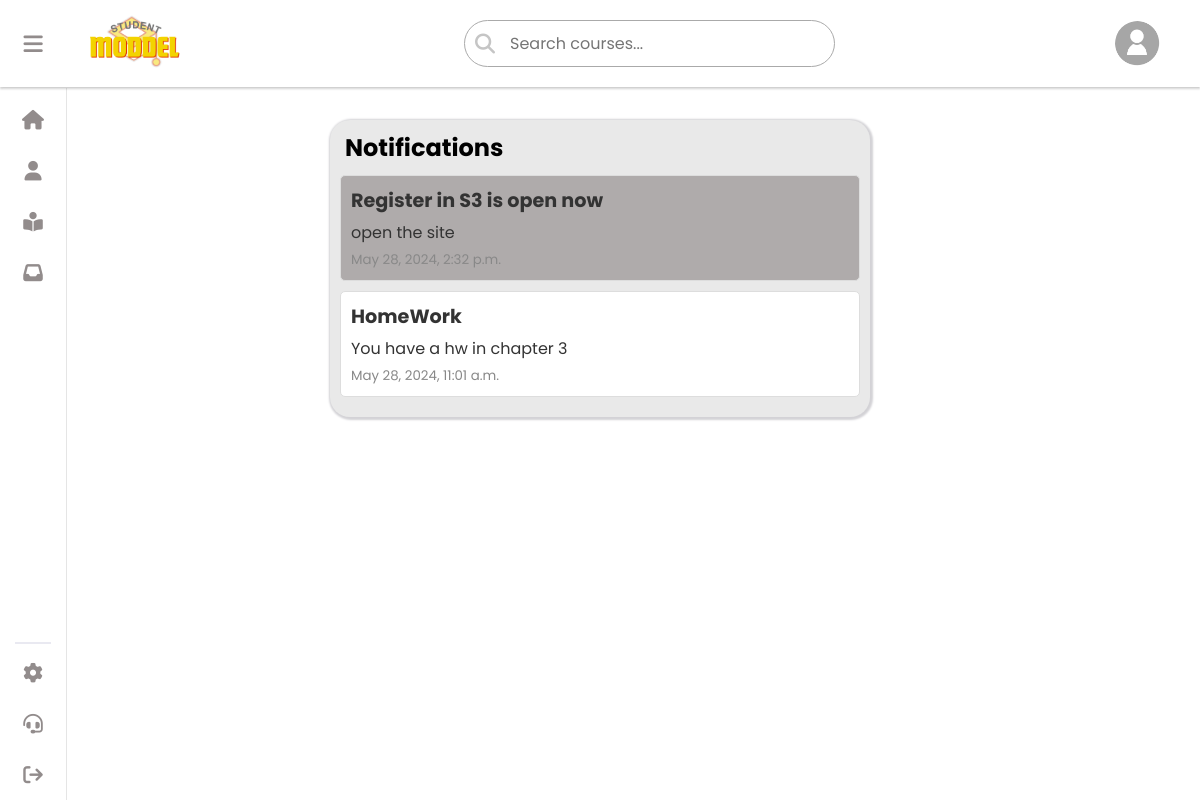
Before: /notifications/ (signed in) with the older database file.
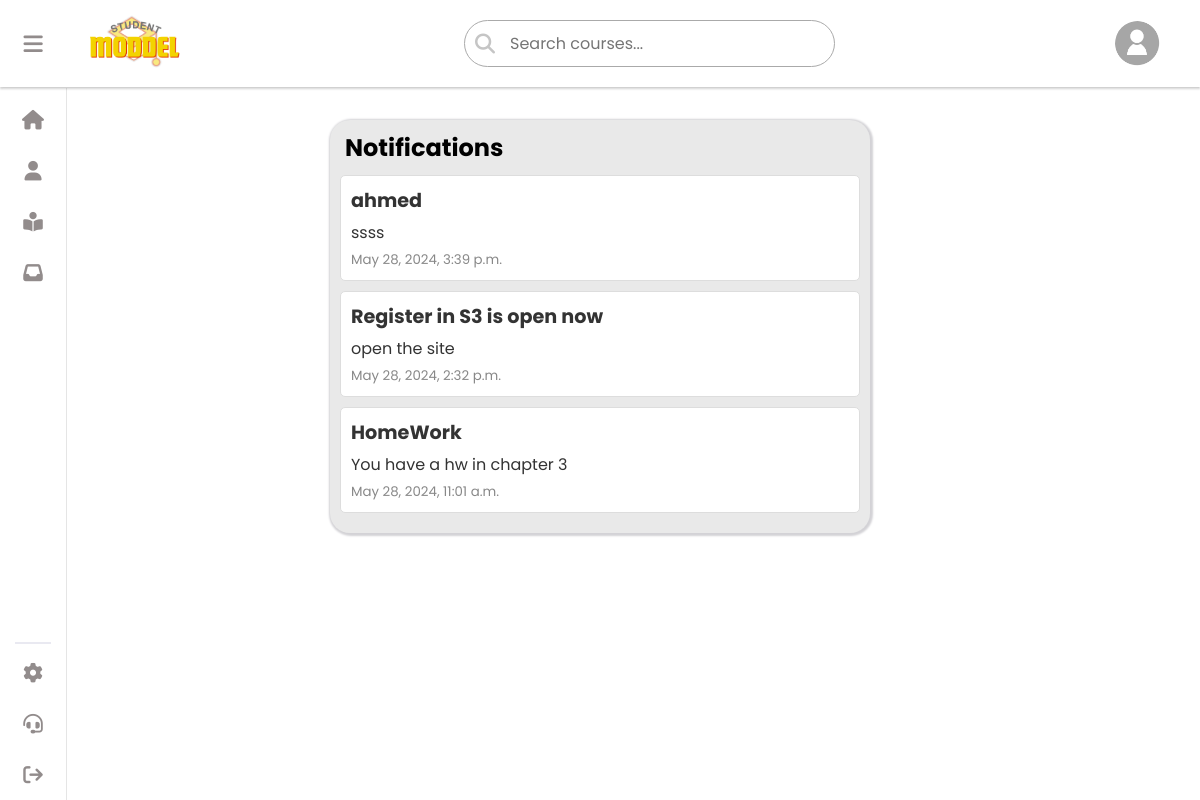
After: the same page with the newer database file.
### crud/models.py (models this page shows, shortened)
class Notification(models.Model):
    title = models.CharField(max_length=255)
    message = models.TextField()
    created_at = models.DateTimeField(auto_now_add=True)
    is_read = models.BooleanField(default=False)
    user = models.ForeignKey(User, on_delete=models.CASCADE)

### crud/views.py (the view)
# urls.py: path('notifications/', views.notifications_list, name='notifications'),
@login_required
def notifications_list(request):
    userl = request.user
    print(f'Logged-in user: {userl}')
    student = Student.objects.filter(user=userl).first()
    notifications = Notification.objects.filter(user=request.user).order_by('-created_at')
    return render(request, 'notifications.html', {'notifications': notifications,'student': student})

### crud/templates/notifications.html (shortened to what this page needs)
<!DOCTYPE html>
<html lang="en">
  <head>
    {% load static %}
    <link
      rel="stylesheet"
      type="text/css"
      href="{% static 'css/style.css' %}"
    />
    <link
      rel="stylesheet"
      href="https://cdnjs.cloudflare.com/ajax/libs/font-awesome/6.5.1/css/all.min.css"
    />
  </head>
  <body>
    {% include "aside.html" %}
    <div class="notification-page">
      <div class="container">
        <h2>Notifications</h2>
        <ul class="notifications-list">
          {% for notification in notifications %}
          <li class="{% if not notification.is_read %}unread{% endif %}">
            <a href="{% url 'mark_as_read' notification.id %}">
              <h3>{{ notification.title }}</h3>
              <p>{{ notification.message }}</p>
              <small>{{ notification.created_at }}</small>
            </a>
          </li>
          {% empty %}
          <li>No notifications</li>
          {% endfor %}
        </ul>
      </div>
    </div>
  </body>
</html>

Changed rows visible on the page:
added Notification: title "ahmed", message "ssss", created_at "May 28, 2024, 3:39 p.m."
changed Notification "Register in S3 is open now": is_read False → True (drawn)
